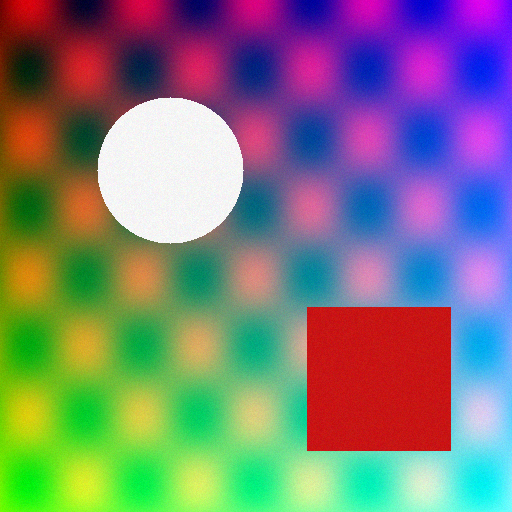
#> input picture samples/test.png, 512 x 512 px
$ python evaluate.py --image samples/test.png --password secret123
#> lines starting #> are read from the running program, lines starting #| are printed output that depends on the picture
### utils.py
"""
utils.py
--------
Image I/O, imperceptibility metrics, and small helpers.

The metrics here are what turn this from "a script that works" into a project
with defensible results. You need numbers in the report, not screenshots.
"""

from __future__ import annotations

import hashlib
import io
import os
from datetime import datetime

import cv2
import numpy as np
from skimage.metrics import structural_similarity as ssim_fn


# --------------------------------------------------------------------------- #
# I/O
# --------------------------------------------------------------------------- #
def load_image(path: str) -> np.ndarray:
    """Read an image as uint8 BGR. Alpha is dropped -- it is not authenticated."""
#> called with path = 'samples/test.png'
    img = cv2.imread(path, cv2.IMREAD_COLOR)
#> img is the input picture: shape (512, 512, 3); mean B, G, R 123.7, 123.7, 125
    if img is None:
        raise FileNotFoundError(f"Could not read image: {path}")
    return img


# [7 lines left out: function decode_upload, not called in this run]


def save_png(image: np.ndarray, path: str) -> str:
    """Write losslessly as PNG.

    PNG is mandatory, not a preference. Saving a fragile-watermarked image as
    JPEG destroys the LSB plane and every block will fail verification.
    """
    os.makedirs(os.path.dirname(path) or ".", exist_ok=True)
    if not path.lower().endswith(".png"):
        path = os.path.splitext(path)[0] + ".png"
    if not cv2.imwrite(path, image, [cv2.IMWRITE_PNG_COMPRESSION, 3]):
        raise IOError(f"Failed to write {path}")
    return path


# [13 lines left out: functions encode_png_bytes, bgr_to_rgb, not called in this run]


def file_sha256(image: np.ndarray) -> str:
    """SHA-256 over the encoded PNG bytes -- an integrity fingerprint for the report."""
    return hashlib.sha256(encode_png_bytes(image)).hexdigest()


def timestamp() -> str:
    return datetime.now().strftime("%Y-%m-%d %H:%M:%S")


# --------------------------------------------------------------------------- #
# Imperceptibility metrics
# --------------------------------------------------------------------------- #
def psnr(original: np.ndarray, modified: np.ndarray) -> float:
    """Peak Signal-to-Noise Ratio in dB.

    Interpretation for your report: above ~40 dB the difference is invisible to
    the human eye. A 1-bit LSB watermark should land near 51 dB, because the
    mean squared error is bounded by the fact that each pixel changes by at
    most 1 intensity level.
    """
    a, b = _match_shapes(original, modified)
    mse = np.mean((a.astype(np.float64) - b.astype(np.float64)) ** 2)
    if mse == 0:
        return float("inf")
    return float(10.0 * np.log10((255.0 ** 2) / mse))


def ssim(original: np.ndarray, modified: np.ndarray) -> float:
    """Structural Similarity Index, range [-1, 1]. 1.0 means identical.

    SSIM is reported alongside PSNR because PSNR only measures raw error energy
    and is a poor proxy for perceived quality. SSIM models luminance, contrast,
    and structure, so it is the stronger claim to make about imperceptibility.
    """
    a, b = _match_shapes(original, modified)
    if a.ndim == 3:
        return float(ssim_fn(a, b, channel_axis=2, data_range=255))
    return float(ssim_fn(a, b, data_range=255))


def mae(original: np.ndarray, modified: np.ndarray) -> float:
    """Mean absolute per-pixel change. For 1-bit LSB embedding this sits near 0.5."""
    a, b = _match_shapes(original, modified)
    return float(np.mean(np.abs(a.astype(np.float64) - b.astype(np.float64))))


def max_pixel_change(original: np.ndarray, modified: np.ndarray) -> int:
    """Largest single-pixel intensity change. Must be <= 1 for 1-bit LSB embedding."""
    a, b = _match_shapes(original, modified)
    return int(np.max(np.abs(a.astype(np.int16) - b.astype(np.int16))))


def quality_metrics(original: np.ndarray, watermarked: np.ndarray) -> dict:
    """All imperceptibility metrics in one call. Drop this table into your report."""
    return {
        "PSNR (dB)": round(psnr(original, watermarked), 2),
        "SSIM": round(ssim(original, watermarked), 6),
        "MAE": round(mae(original, watermarked), 4),
        "Max pixel change": max_pixel_change(original, watermarked),
    }


def _match_shapes(a: np.ndarray, b: np.ndarray):
    """Crop both arrays to their common region.

    Needed because embedding crops the image down to whole blocks, so the
    protected image can be a few pixels smaller than the original.
    """
    h = min(a.shape[0], b.shape[0])
    w = min(a.shape[1], b.shape[1])
    return a[:h, :w], b[:h, :w]


# --------------------------------------------------------------------------- #
# Evaluation helpers
# --------------------------------------------------------------------------- #
def localisation_scores(truth_mask: np.ndarray, detected_grid: np.ndarray,
                        block: int) -> dict:
    """Compare the detector against a known ground-truth tamper mask.

    This is the single most valuable thing you can put in the report. Anyone can
    show a red box on a screenshot; precision/recall proves the detector is
    correct. `truth_mask` is a pixel-level boolean array of what was actually
    edited (attacks.py returns one for every attack).
    """
    gh, gw = detected_grid.shape
    truth = truth_mask[: gh * block, : gw * block]
    # A block counts as truly tampered if any pixel inside it was modified.
    truth_blocks = truth.reshape(gh, block, gw, block).any(axis=(1, 3))

    tp = int(np.logical_and(truth_blocks, detected_grid).sum())
    fp = int(np.logical_and(~truth_blocks, detected_grid).sum())
    fn = int(np.logical_and(truth_blocks, ~detected_grid).sum())
    tn = int(np.logical_and(~truth_blocks, ~detected_grid).sum())

    precision = tp / (tp + fp) if (tp + fp) else 0.0
    recall = tp / (tp + fn) if (tp + fn) else 0.0
    f1 = 2 * precision * recall / (precision + recall) if (precision + recall) else 0.0

    return {
        "TP": tp, "FP": fp, "FN": fn, "TN": tn,
        "Precision": round(precision, 4),
        "Recall": round(recall, 4),
        "F1": round(f1, 4),
        "Accuracy": round((tp + tn) / max(tp + tn + fp + fn, 1), 4),
    }

### watermark.py
"""
watermark.py
------------
Fragile, keyed, block-wise self-authenticating watermark (Wong-style scheme).

Design rationale
================
Tamper DETECTION and tamper LOCALIZATION require a *fragile* watermark, not a
robust one. A robust DCT/DWT watermark is designed to SURVIVE modification --
which is the exact opposite of what an authentication system needs. We want the
watermark to shatter the moment a single pixel changes, and to shatter *locally*
so we know which region was touched.

Scheme
------
1. Split the image into BxB blocks (default 8x8), per colour channel.
2. For each block, zero out the LSB plane -> this is the "content" (MSB) part.
3. Compute HMAC-SHA256( MSB-content || block_row || block_col || channel )
   using a secret key derived from the owner's password.
4. Write the first (B*B*lsb_bits) bits of that digest into the block's LSBs.

Because the authentication tag is computed over the MSBs only, and stored in
the LSBs only, extraction is *blind*: verification needs the key and nothing
else. No side-channel file, no copy of the original image.

Including (row, col, channel) in the HMAC input defeats the vector-quantisation
/ block-swap attack, where an attacker rearranges authenticated blocks from the
same image. A block only validates at the position it was signed for.

Fragility note (state this in your report and viva)
--------------------------------------------------
This watermark does NOT survive JPEG re-compression, resizing, or any lossy
operation. That is by design. Protected images MUST be stored as PNG.
"""

from __future__ import annotations

import hashlib
import hmac

import numpy as np

BLOCK_SIZE = 8
LSB_BITS = 1
KDF_ITERATIONS = 100_000
KDF_SALT = b"ImageAuth-v1-static-salt"


# --------------------------------------------------------------------------- #
# Key handling
# --------------------------------------------------------------------------- #
def derive_key(password: str) -> bytes:
    """Stretch a human password into a 32-byte HMAC key via PBKDF2-HMAC-SHA256.

    A raw password must never be used directly as a MAC key: short, low-entropy
    passwords are trivially brute-forced. PBKDF2 with 100k iterations makes each
    guess expensive.

    NOTE: the salt is fixed so that the same password always yields the same key
    (required, since the verifier only has the password). In a production system
    the salt would be stored alongside the image in a metadata chunk.
    """
    if not password:
        raise ValueError("Password must not be empty.")
    return hashlib.pbkdf2_hmac(
        "sha256", password.encode("utf-8"), KDF_SALT, KDF_ITERATIONS, dklen=32
    )


# --------------------------------------------------------------------------- #
# Bit-level helpers
# --------------------------------------------------------------------------- #
def _hash_bits(key: bytes, message: bytes, n_bits: int) -> np.ndarray:
    """Return exactly n_bits pseudorandom bits from a keyed hash of `message`.

    SHA-256 emits 256 bits per call. If more are needed (large blocks or
    lsb_bits=2), we extend by appending a counter, which is the standard
    MGF1-style construction.
    """
    out = bytearray()
    counter = 0
    while len(out) * 8 < n_bits:
        out += hmac.new(key, message + counter.to_bytes(2, "big"), hashlib.sha256).digest()
        counter += 1
    return np.unpackbits(np.frombuffer(bytes(out), dtype=np.uint8))[:n_bits]


def _pack_bits(bits: np.ndarray, lsb_bits: int) -> np.ndarray:
    """Pack a flat bit array into per-pixel integers of `lsb_bits` width."""
    groups = bits.reshape(-1, lsb_bits)
    values = np.zeros(groups.shape[0], dtype=np.uint8)
    for i in range(lsb_bits):
        values |= (groups[:, i] << (lsb_bits - 1 - i)).astype(np.uint8)
    return values


def _unpack_bits(values: np.ndarray, lsb_bits: int) -> np.ndarray:
    """Inverse of _pack_bits: expand per-pixel integers back into a bit array."""
    values = values.astype(np.uint8).ravel()
    bits = np.zeros((values.size, lsb_bits), dtype=np.uint8)
    for i in range(lsb_bits):
        bits[:, i] = (values >> (lsb_bits - 1 - i)) & 1
    return bits.ravel()


def _block_tag(key: bytes, msb_block: np.ndarray, row: int, col: int,
               channel: int, n_bits: int) -> np.ndarray:
    """Authentication tag for one block, bound to its position and channel."""
    message = (
        msb_block.tobytes()
        + row.to_bytes(4, "big")
        + col.to_bytes(4, "big")
        + channel.to_bytes(1, "big")
    )
    return _hash_bits(key, message, n_bits)


def _crop_to_grid(img: np.ndarray, block: int) -> np.ndarray:
    """Crop the image so both dimensions are exact multiples of the block size.

    Partial edge blocks cannot be authenticated (they hold fewer LSBs than the
    tag needs), so we drop them rather than leave an unprotected border.
    """
#> called with block = 8
    h, w = img.shape[:2]
    return img[: (h // block) * block, : (w // block) * block]


# --------------------------------------------------------------------------- #
# Public API
# --------------------------------------------------------------------------- #
def embed_watermark(image: np.ndarray, password: str,
                    block: int = BLOCK_SIZE,
                    lsb_bits: int = LSB_BITS) -> np.ndarray:
    """Embed the fragile authentication watermark. Returns the protected image.

    Parameters
    ----------
    image : uint8 array, HxW (grayscale) or HxWx3 (BGR/RGB).
    password : owner secret; the same string is required to verify.
    block : block edge length in pixels. Smaller -> finer localisation,
            but fewer LSBs per block, so a shorter (weaker) tag.
    lsb_bits : LSB planes used per pixel. 1 keeps PSNR around 51 dB.
    """
    if image.dtype != np.uint8:
        raise TypeError("Image must be uint8.")
    if lsb_bits not in (1, 2):
        raise ValueError("lsb_bits must be 1 or 2.")

    key = derive_key(password)
    img = _crop_to_grid(image, block).copy()

    if img.ndim == 2:
        img = img[:, :, None]
        was_gray = True
    else:
        was_gray = False

    h, w, n_ch = img.shape
    if h < block or w < block:
        raise ValueError(f"Image too small: needs at least {block}x{block} px.")

    clear_mask = np.uint8(0xFF ^ ((1 << lsb_bits) - 1))
    n_bits = block * block * lsb_bits

    for ch in range(n_ch):
        plane = img[:, :, ch]
        for r in range(0, h, block):
            for c in range(0, w, block):
                region = plane[r:r + block, c:c + block]
                msb = region & clear_mask
                tag = _block_tag(key, msb, r // block, c // block, ch, n_bits)
                payload = _pack_bits(tag, lsb_bits).reshape(block, block)
                plane[r:r + block, c:c + block] = msb | payload
#> this loop made 3 passes
#> pass 1, in embed_watermark, `plane = img[:, :, ch]`:
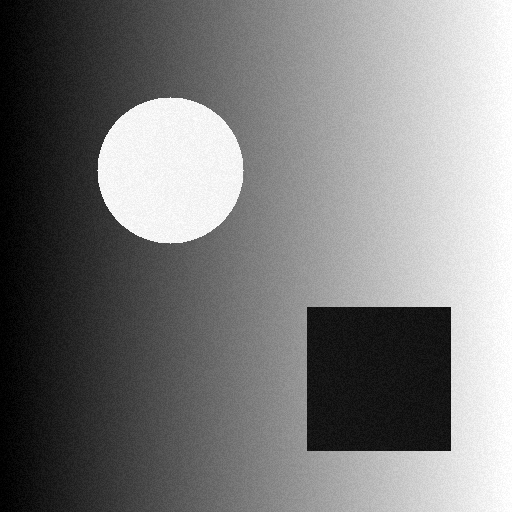
#> plane: shape (512, 512); min 0, max 255, mean 123.7
#> pass 2, in embed_watermark, `plane = img[:, :, ch]`:
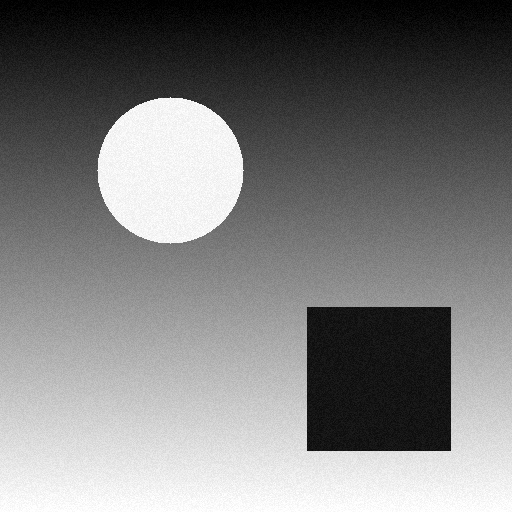
#> plane: shape (512, 512); min 0, max 255, mean 123.7
#> pass 3, in embed_watermark, `plane = img[:, :, ch]`:
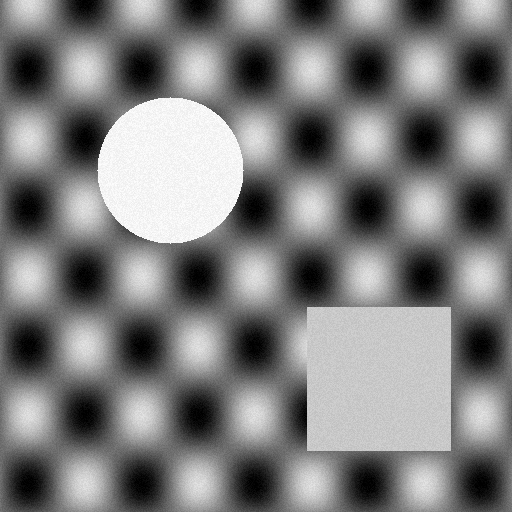
#> plane: shape (512, 512); min 0, max 253, mean 125

    return img[:, :, 0] if was_gray else img
#> (the rest of the program and of its run is left out)
